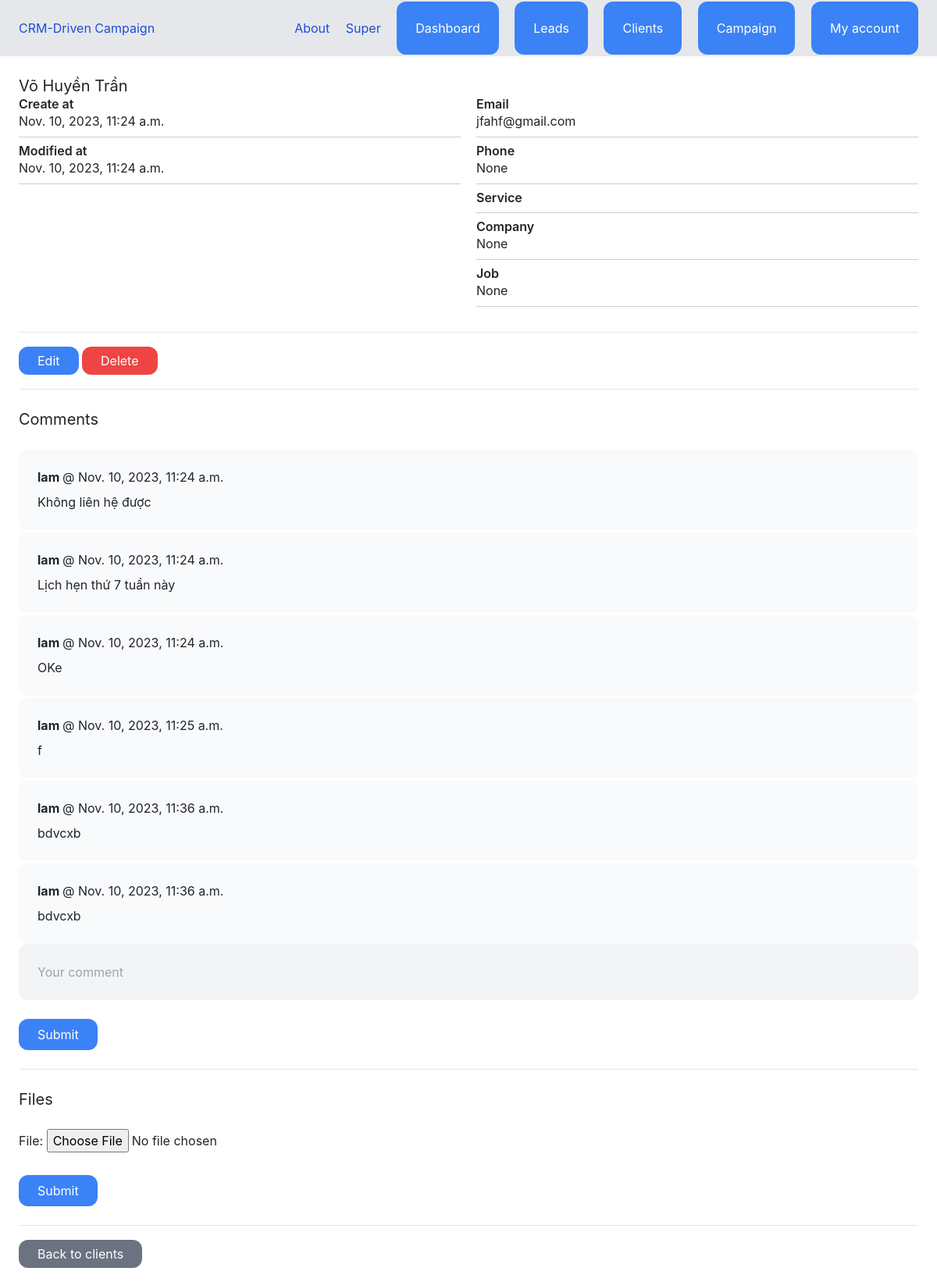
Page /dashboard/clients/18/ (signed in) on the committed database.
### team/models.py (models this page shows, shortened)
class Team(models.Model):
    name = models.CharField(max_length=100)
    members = models.ManyToManyField(User, related_name='teams')
    created_by = models.ForeignKey(User, related_name='created_teams', on_delete=models.CASCADE)
    created_at = models.DateTimeField(auto_now_add=True)
    modified_at = models.DateTimeField(auto_now=True)

### client/models.py (models this page shows, shortened)
class Client(models.Model):
    team = models.ForeignKey(Team, related_name='clients', on_delete=models.CASCADE)
    name = models.CharField(max_length=255)
    email = models.EmailField()
    description = models.TextField(blank=True, null=True)
    created_by = models.ForeignKey(User, related_name='clients', on_delete=models.CASCADE)
    created_at = models.DateTimeField(auto_now_add=True)
    modified_at = models.DateTimeField(auto_now=True)
    phone = models.CharField(max_length=20, blank=True, null= True)
    product_line = models.ForeignKey(Product, related_name='clients', on_delete=models.CASCADE)
    company = models.CharField(max_length=100, blank=True, null= True)
    job = models.CharField(max_length=100, blank=True, null= True)
    class Meta:
        ordering = ('name',)

class Comment(models.Model):
    team = models.ForeignKey(Team, related_name='client_comments', on_delete=models.CASCADE)
    client = models.ForeignKey(Client, related_name= 'comments', on_delete=models.CASCADE)
    created_by = models.ForeignKey(User, related_name='client_comments', on_delete=models.CASCADE)
    created_at = models.DateTimeField(auto_now_add=True)
    content = models.TextField( null=True,)

### client/views.py (the view)
# urls.py: path('<int:pk>/', views.clients_detail, name='detail'),
@login_required
def clients_detail(request, pk):
    client = get_object_or_404(Client, created_by=request.user, pk=pk)
    if request.method == 'POST':
        form = AddCommentForm(request.POST)
        if form.is_valid():
            comment = form.save(commit=False)
            comment.team = request.user.userprofile.active_team
            comment.created_by = request.user
            comment.client = client
            comment.save()
            return redirect('clients:detail', pk=pk)
    else:
        form = AddCommentForm()
    return render(request, 'client/clients_detail.html',{
            'client': client,
            'form': form,
            'fileform': AddFileForm(),
    })

### client/form.py
class AddCommentForm(forms.ModelForm):
    class Meta:
        model = Comment
        fields = ('content',)
    content = forms.CharField(label=False, widget=forms.TextInput(attrs={
    'placeholder': 'Your comment',
    'class': ' w-full py-4 px-6 rounded-xl bg-gray-100'
    }))

class AddFileForm(forms.ModelForm):
    class Meta:
        model = ClientFile
        fields = ('file',)

### team/context_processors.py (called while the page is built)
def active_team(request):
    if request.user.is_authenticated:
        active_team = None
        if request.user.userprofile.active_team:
            active_team = request.user.userprofile.active_team
        else:
            active_team = Team.objects.filter(created_by = request.user)[0]
    else:
        active_team = None
    return { 'active_team': active_team}

### client/templates/client/clients_detail.html (shortened to what this page needs)
{% extends 'core/base.html' %}
{% block content %}
<div class="py-6 px-6">
    <h1 class="text-xl">{{ client.name }}</h1>
    <div class="two-column-layout">
    <div>
            <h1 class="font-semibold">Create at</h1>
            <p class="mb-2">{{client.created_at }}</p>
            <h1 class="font-semibold">Modified at</h1>
            <p class="mb-6">{{client.modified_at }}</p>
        </div>
        <div>
            <h1 class="font-semibold">Email</h1>
            <p class="mb-6">{{ client.email }}</p>
            <h1 class="font-semibold">Phone</h1>
            <p class="mb-6">{{ client.phone }}</p>
            <h1 class="font-semibold">Service</h1>
            <p class="mb-6">{{ client.product_line }}</p>
            <h1 class="font-semibold">Company</h1>
            <p class="mb-6">{{ client.company }}</p>
            <h1 class="font-semibold">Job</h1>
            <p class="mb-6">{{ client.job }}</p>
        </div>
    </div>
    <hr class="my-4">
    <a href="{% url 'clients:edit' client.id %}" class="py-2 px-6 rounded-xl bg-blue-500 text-white">Edit</a>
    <a id="delete-client" href="{% url 'clients:delete' client.id %}" class="py-2 px-6 rounded-xl bg-red-500 text-white">Delete</a>
    <hr class="my-4">
    <h2 class="text-xl mb-6">Comments</h2>
    <div class="space-y-0.5">
        {% for comment in client.comments.all %}
        <div class="bg-gray-50 p-6 rounded-xl">
            <p class="mb-2"><strong>{{ comment.created_by }} </strong> @ {{ comment.created_at }}</p>
            {{ comment.content }}
        </div>
        {% endfor %}
    </div>
    <form method="post" action="{% url 'clients:add_comment' client.id %}">
        {{ form.as_p }}
        <button class="mt-4 py-2 px-6 rounded-xl bg-blue-500 text-white">Submit</button>
    </form>
    <hr class="my-4">
    <h2 class="text-xl mb-6">Files</h2>
    <form method="post" action="{% url 'clients:add_file' client.id %}" enctype="multipart/form-data">
        {{ fileform.as_p }}
        <button class="mt-4 py-2 px-6 rounded-xl bg-blue-500 text-white">Submit</button>
    </form>
    <hr class="my-4">
    <a href="{% url 'clients:list' %}"class=" py-2 px-6 rounded-xl bg-gray-500 text-white">Back to clients</a>
</div>
{% endblock %}

### core/templates/core/partials/nav.html
<nav class="py-6 px-6 flex justify-between bg-gray-200">
    <a href="/" class="text-blue-700">CRM-Driven Campaign</a>
        <div class="space-x-4">
            <a href="{% url 'about' %}" class="text-blue-700">About</a>
            {% if request.user.is_authenticated %}
            <a href="{% url 'team:detail' active_team.id %}" class="text-blue-700">{{ active_team.name }}</a>
            <a href="{% url 'dashboard:index' %}" class="py-4 px-6 bg-blue-500 rounded-xl text-white">Dashboard</a>
            <a href="{% url 'leads:list' %}" class="py-4 px-6 bg-blue-500 rounded-xl text-white">Leads</a>
            <a href="{% url 'clients:list' %}" class="py-4 px-6 bg-blue-500 rounded-xl text-white">Clients</a>
            <a href="{% url 'campaigns' %}" class="py-4 px-6 bg-blue-500 rounded-xl text-white">Campaign</a>
            <a href="{% url 'userprofile:myaccount' %}" class="py-4 px-6 bg-blue-500 rounded-xl text-white">My account</a>
            {% else %}
            <a href="{% url 'login' %}" class="py-4 px-6 bg-blue-600 rounded-xl text-white">Login</a>
            <a href="{% url 'userprofile:signup' %}" class="py-4 px-6 bg-blue-400 rounded-xl text-white">Sign up</a>
            {% endif %}
        </div>
</nav>

### client/templates/client/clients_detail.html (style rules this page uses)
.two-column-layout { display: grid; grid-template-columns: 1fr 1fr; gap: 20px; }
.two-column-layout div p { border-bottom: 1px solid #ccc; padding-bottom: 8px; margin-bottom: 8px; }

### rows in the picture
Team: name "Super"
Client: name "Võ Huyền Trần", created_at "Nov. 10, 2023, 11:24 a.m.", modified_at "Nov. 10, 2023, 11:24 a.m.", email "jfahf@gmail.com", phone "None", company "None", job "None"
Comment: created_by "lam", created_at "Nov. 10, 2023, 11:24 a.m.", content "Không liên hệ được"
Comment: created_by "lam", created_at "Nov. 10, 2023, 11:24 a.m.", content "Lịch hẹn thứ 7 tuần này"
Comment: created_by "lam", created_at "Nov. 10, 2023, 11:24 a.m.", content "OKe"
Comment: created_by "lam", created_at "Nov. 10, 2023, 11:25 a.m.", content "f"
Comment: created_by "lam", created_at "Nov. 10, 2023, 11:36 a.m.", content "bdvcxb"
Comment: created_by "lam", created_at "Nov. 10, 2023, 11:36 a.m.", content "bdvcxb"
